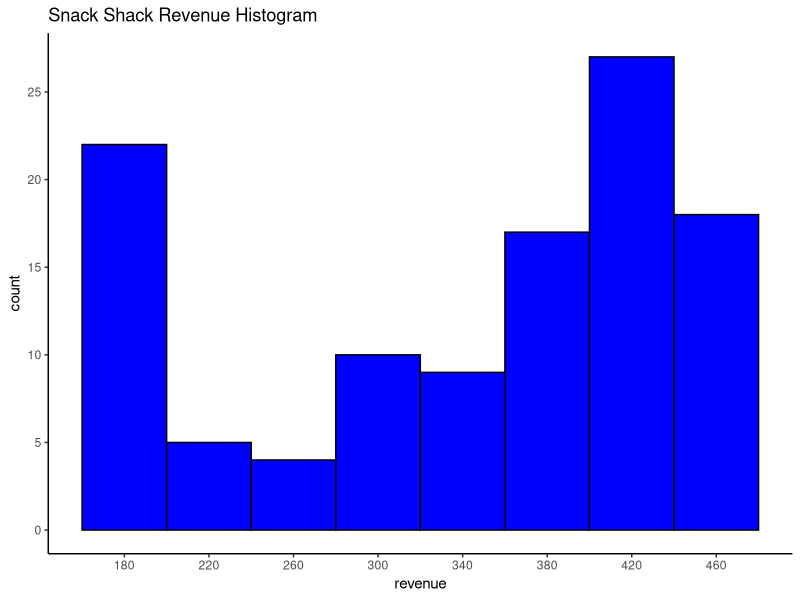
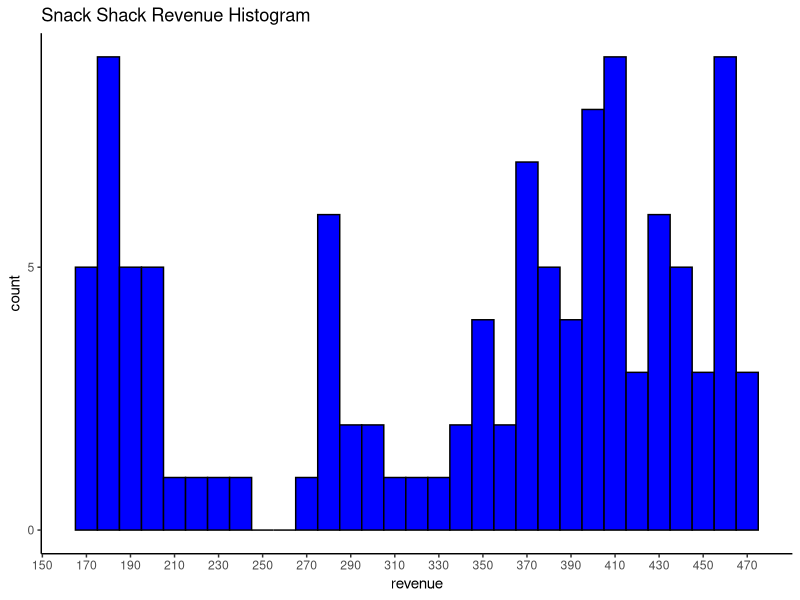

R code for these plots, in order:
#--------------------------------------------------------------------------------

# Ch 7: Univariate Probability Density Estimation
# S1: Histogram

# Joey Gadbois


# libraries
library(tidyverse)

# set ggplot2 theme
theme_set(theme_classic())

#--------------------------------------------------------------------------------

# Example 7.1

# data
snack_shack = tibble(
  revenue = c(437.94, 387.51, 400.48, 403.16, 350.87, 408.43, 275.94, 470.83, 
              173.96, 423.90, 173.70, 462.77, 343.58, 425.04, 168.63, 392.00, 
              368.24, 310.25, 403.15, 177.03, 408.19, 175.33, 320.00, 185.09, 
              462.46, 197.78, 276.34, 392.71, 435.85, 283.82, 383.30, 188.31, 
              460.30, 180.14, 473.08, 177.94, 457.38, 185.24, 352.75, 400.32, 
              371.00, 372.95, 425.95, 358.55, 380.65, 377.22, 375.36, 280.11, 
              450.68, 410.33, 370.11, 380.32, 343.44, 400.26, 227.33, 440.37, 
              405.25, 425.57, 333.21, 200.34, 433.23, 293.51, 458.92, 190.42, 
              358.06, 373.27, 373.83, 182.70, 463.49, 350.00, 400.04, 367.26, 
              167.29, 460.23, 167.22, 400.34, 180.03, 442.55, 190.44, 463.85, 
              283.61, 350.64, 197.66, 428.97, 183.94, 413.37, 183.18, 465.96, 
              420.45, 393.85, 433.92, 183.60, 453.68, 203.80, 418.52, 443.48, 
              407.45, 413.35, 395.71, 410.32, 272.41, 458.21, 283.21, 450.92, 
              195.69, 223.75, 412.15, 213.03, 240.43, 287.79, 297.32, 296.89)
)
snack_shack %>% print()

# plot histogram to match SAS default
snack_shack %>% 
  ggplot(aes(x = revenue, y = ..count..)) + 
  stat_bin(breaks = seq(160, 500, by = 40), color = 'black', fill = 'blue') + 
  scale_x_continuous(breaks = seq(180, 460, by = 40)) + 
  scale_y_continuous(breaks = seq(0, 30, by = 5)) + 
  labs(title = 'Snack Shack Revenue Histogram')

# plot histogram with adjusted bins
snack_shack %>% 
  ggplot(aes(x = revenue, y = ..count..)) + 
  stat_bin(breaks = seq(165, 475, by = 10), color = 'black', fill = 'blue') + 
  scale_x_continuous(breaks = seq(150, 470, by = 20)) + 
  scale_y_continuous(breaks = seq(0, 30, by = 5)) + 
  labs(title = 'Snack Shack Revenue Histogram')

#--------------------------------------------------------------------------------





